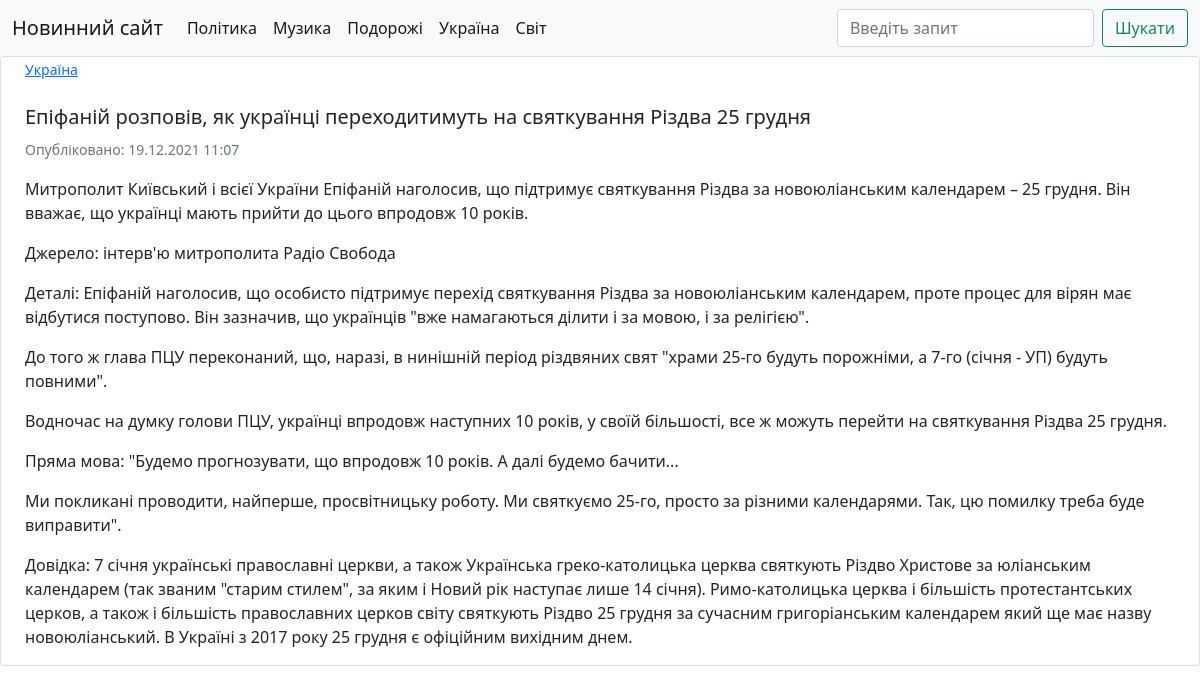
The page /published/2/ on the database its author committed.
### news/models.py (models this page shows, shortened)
class Categories(models.Model):
    title = models.CharField(max_length=100, verbose_name='Категорія')
    class Meta:
        verbose_name = 'Категорія'
        verbose_name_plural = 'Категорії'
    def __str__(self):
        return self.title
    def get_absolute_url(self):
        return reverse('category', kwargs={'category_id': self.pk})

class News(models.Model):
    title = models.CharField(max_length=150, verbose_name='Назва статті')
    content = models.TextField(blank=True, verbose_name='Контент статті')
    created_at = models.DateTimeField(auto_now_add=True, verbose_name='Створено')
    updated_at = models.DateTimeField(auto_now=True, verbose_name='Оновлено')
    photo = models.ImageField(verbose_name='Фото', upload_to='media/%Y/%m/%d/', max_length=150, blank=True)
    is_published = models.BooleanField(default=True, verbose_name='Опубліковано')
    category = models.ForeignKey('Categories', on_delete=models.CASCADE, verbose_name='Категорія')
    class Meta:
        verbose_name = 'Новина'
        verbose_name_plural = 'Новини'
        ordering = ('created_at',)

### news/views.py (the view)
# urls.py: path('published/<int:news_id>/', show_full_news, name='news_info'),
def show_full_news(requests, news_id):
    news = News.objects.all().get(id=news_id)
    return render(requests, 'news_detail.html', {'news': news})

### news/templatetags/news_tags.py (called while the page is built)
@register.simple_tag(name='get_list_categories')
def get_category():
    return Categories.objects.all()

### news/templates/news_detail.html
{% extends 'base.html' %}
{% block content %}
	<div class="card mb-3" style="max-width: 100%; margin-bottom: auto; margin-top: auto">
		{% if news.photo %}
			<div class="col" style="margin-left: auto; margin-right: auto;">
				<img src="{{ news.photo.url }}" class="img-fluid rounded-start" alt="...">
			</div>
			<br>
			<div class="col" style="margin-left: 2%; margin-right: 2%;">
				<div>
					<a href="{% url 'category' news.category_id %}">
						<p class="card-text"><small>{{ news.category }}</small></p>
					</a>
					<br>
					<h5 class="card-title">{{ news.title }}</h5>
					<p class="card-text"><small class="text-muted">Опубліковано: {{ news.created_at|date:"d.m.Y  H:i" }}</small></p>
					<p class="card-text">{{ news.content|safe|linebreaks }}</p>
				</div>
			</div>
		{% else %}
			<div class="col" style="margin-left: 2%; margin-right: 2%;">
				<div>
					<a href="{% url 'category' news.category_id %}">
						<p class="card-text"><small>{{ news.category }}</small></p>
					</a>
					<br>
					<h5 class="card-title">{{ news.title }}</h5>
					<p class="card-text"><small class="text-muted">Опубліковано: {{ news.created_at|date:"d.m.Y  H:i" }}</small></p>
					<p class="card-text">{{ news.content|safe|linebreaks }}</p>
				</div>
			</div>
		{% endif %}
	</div>
{% endblock %}

### templates/inc/_navbar.html (shortened to what this page needs)
{% load news_tags %}
<nav class="navbar navbar-expand-lg navbar-light bg-light">
  <div class="container-fluid">
    <a class="navbar-brand" href="{% url 'home' %}">Новинний сайт</a>
    <div class="collapse navbar-collapse" id="navbarTogglerDemo03">
      <ul class="navbar-nav me-auto mb-2 mb-lg-0">
	  {% get_list_categories as categories %}
		  {% for category in categories %}
			  <li class="nav-item">
				  <a class="nav-link active" aria-current="page" href="{{ category.get_absolute_url }}">{{ category.title }}</a>
			  </li>
		  {% endfor %}
      </ul>
      <form class="d-flex">
        <input class="form-control me-2" type="search" placeholder="Введіть запит" aria-label="Введіть запит">
        <button class="btn btn-outline-success" type="submit">Шукати</button>
      </form>
    </div>
  </div>
</nav>

### rows shown on the page
Categories: title "Політика"
Categories: title "Музика"
Categories: title "Подорожі"
Categories: title "Україна"
Categories: title "Світ"
News: category "Україна", title "Епіфаній розповів, як українці переходитимуть на святкування Різдва 25 грудня", created_at "19.12.2021 11:07", content "Митрополит Київський і всієї України Епіфаній наголосив, що підтримує святкування Різдва за новоюліанським календарем – 25 грудня. Він вважає, що українці мають прийти до цього впродовж 10 років. Джерело: інтерв'ю митрополита Радіо Свобода Деталі: Епіфаній наголосив, що особисто підтримує перехід святкування Різдва за новоюліанським календарем, проте процес для вірян має відбутися поступово. Він зазначив, що українців \"вже намагаються ділити і за мовою, і за релігією\". До того ж глава ПЦУ переконаний, що, наразі, в нинішній період різдвяних свят \"храми 25-го будуть порожніми, а 7-го (січня - УП) будуть повними\". Водночас на думку голови ПЦУ, українці впродовж наступних 10 років, у своїй…"
